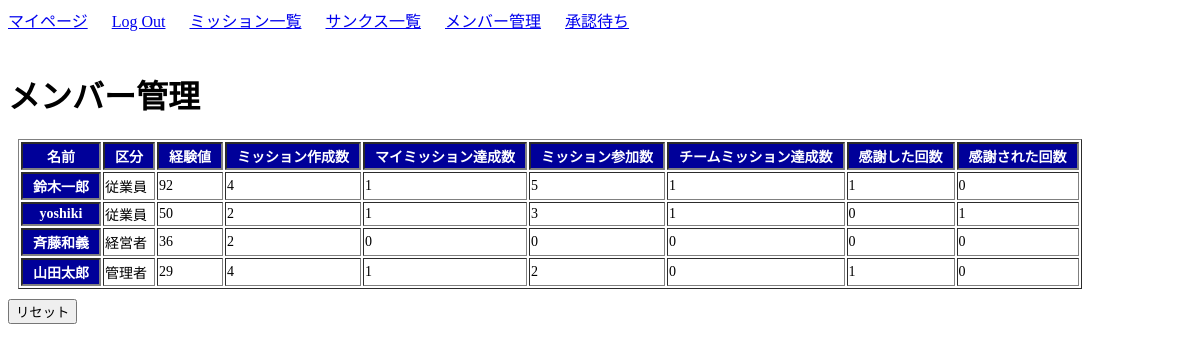
/management/ (signed in), run on an earlier commit of the app's database.
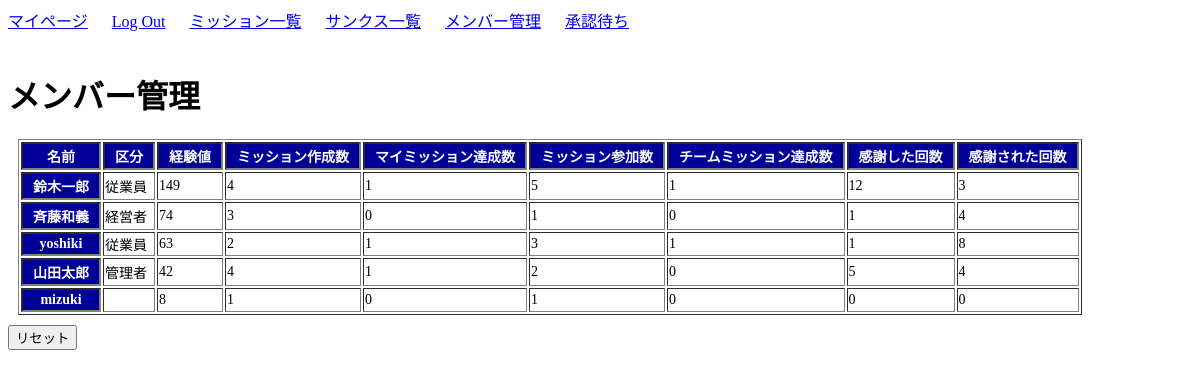
And on a later commit of the database.
### user/models.py (models this page shows, shortened)
class Profile(models.Model):
    user = models.OneToOneField(User, on_delete=models.CASCADE)
    kubun = models.CharField(verbose_name='区分',
                             max_length=2,
                             choices=KUBUN_CHOICES,
                             blank=True)
    exp_total = models.IntegerField(verbose_name='経験値', default=10)
    mission_create_count = models.IntegerField(default=0)  # ミッション作成回数
    my_success_count = models.IntegerField(default=0)      # 自ら作成したミッションの達成数
    join_count = models.IntegerField(default=0)            # ミッション参加回数
    team_success_count = models.IntegerField(default=0)    # 参加したミッションの達成回数
    thanks_count = models.IntegerField(default=0)          # 感謝した回数
    thanked_count = models.IntegerField(default=0)         # 感謝された回数

### user/views.py (the view)
# urls.py: path('management/', views.management, name='management'),
def management(request):
    all_profile_ = Profile.objects.all()
    all_profile = sorted(all_profile_, key=lambda x: x.exp_total, reverse=True)
    contents = {
        'all_profile': all_profile,
        'profile': Profile.objects.get(user=request.user)
        }
    return render(request, 'user/management.html', contents)

### user/templates/user/management.html (shortened to what this page needs)
{% extends 'mission/base.html' %}
{% block body %}
<br>
<br>
<h1>メンバー管理</h1>
<table border="1">
    <tr>
        <th>名前</th><th>区分</th><th>経験値</th>
        <th>ミッション作成数</th><th>マイミッション達成数</th><th>ミッション参加数</th>
        <th>チームミッション達成数</th><th>感謝した回数</th><th>感謝された回数</th>
    </tr>
    {% for profile in all_profile %}
    <tr>
        <th>{{ profile.user.username }}</th><td>{{ profile.get_kubun_display }}</td><td>{{ profile.exp_total }}</td>
        <td>{{ profile.mission_create_count }}</td><td>{{ profile.my_success_count }}</td><td>{{ profile.join_count }}</td>
        <td>{{ profile.team_success_count }}</td><td>{{ profile.thanks_count }}</td><td>{{ profile.thanked_count }}</td>
    </tr>
    {% endfor %}
</table>
<form action="{% url 'reset' %}">
    <input type="submit" value="リセット">
</form>
{% endblock body %}

What changed in the data, as far as the page shows it:
changed Profile "鈴木一郎": exp_total "92" → "149"; thanks_count "1" → "12"; thanked_count "0" → "3"
changed Profile "経営者": exp_total "36" → "74"; mission_create_count "2" → "3"; join_count "0" → "1"; thanks_count "0" → "1"; thanked_count "0" → "4"; moves up the list
changed Profile "yoshiki": exp_total "50" → "63"; thanks_count "0" → "1"; thanked_count "1" → "8"
changed Profile "管理者": exp_total "29" → "42"; thanks_count "1" → "5"; thanked_count "0" → "4"
added Profile: user.username "mizuki", exp_total "8", mission_create_count "1", my_success_count "0", join_count "1", team_success_count "0", thanks_count "0", thanked_count "0"
